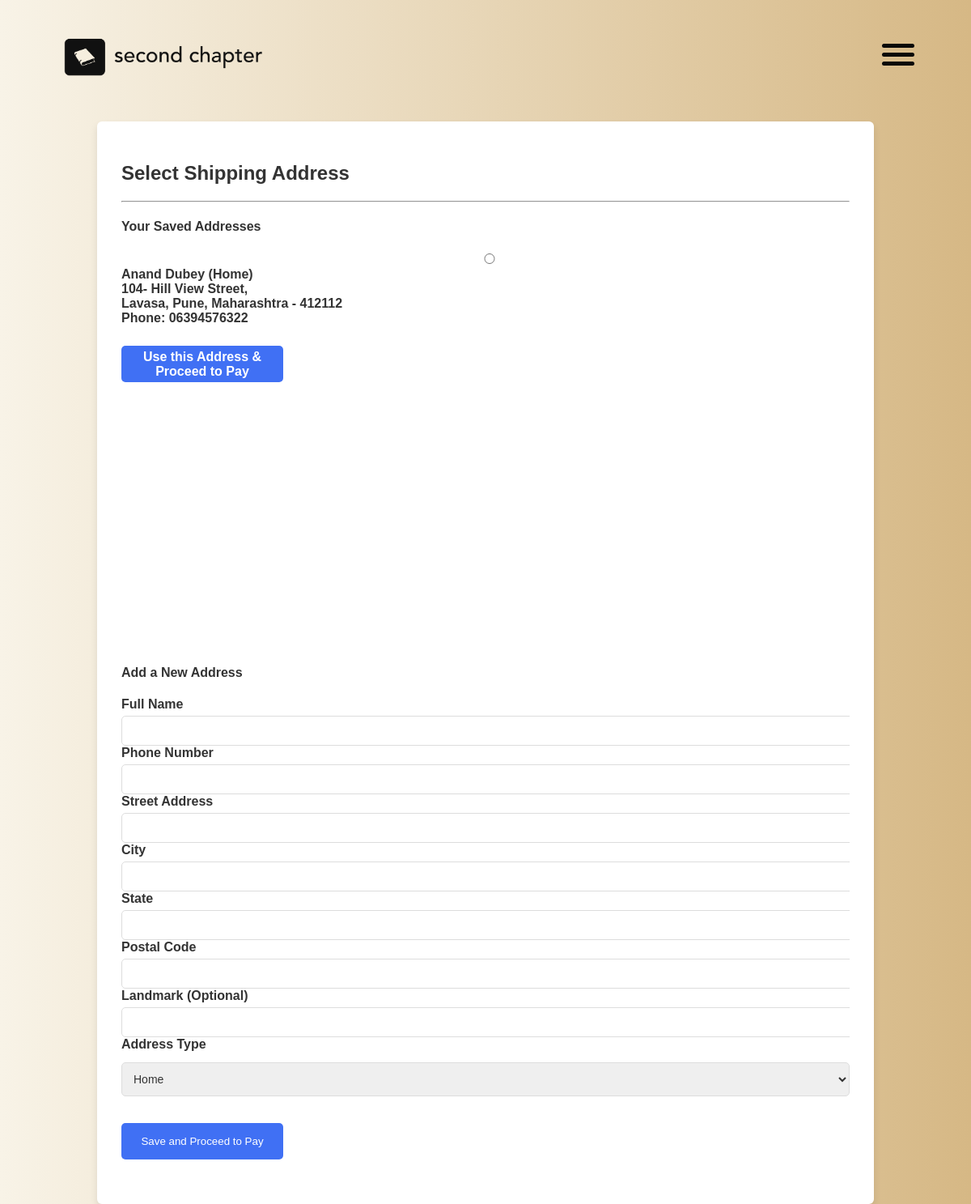
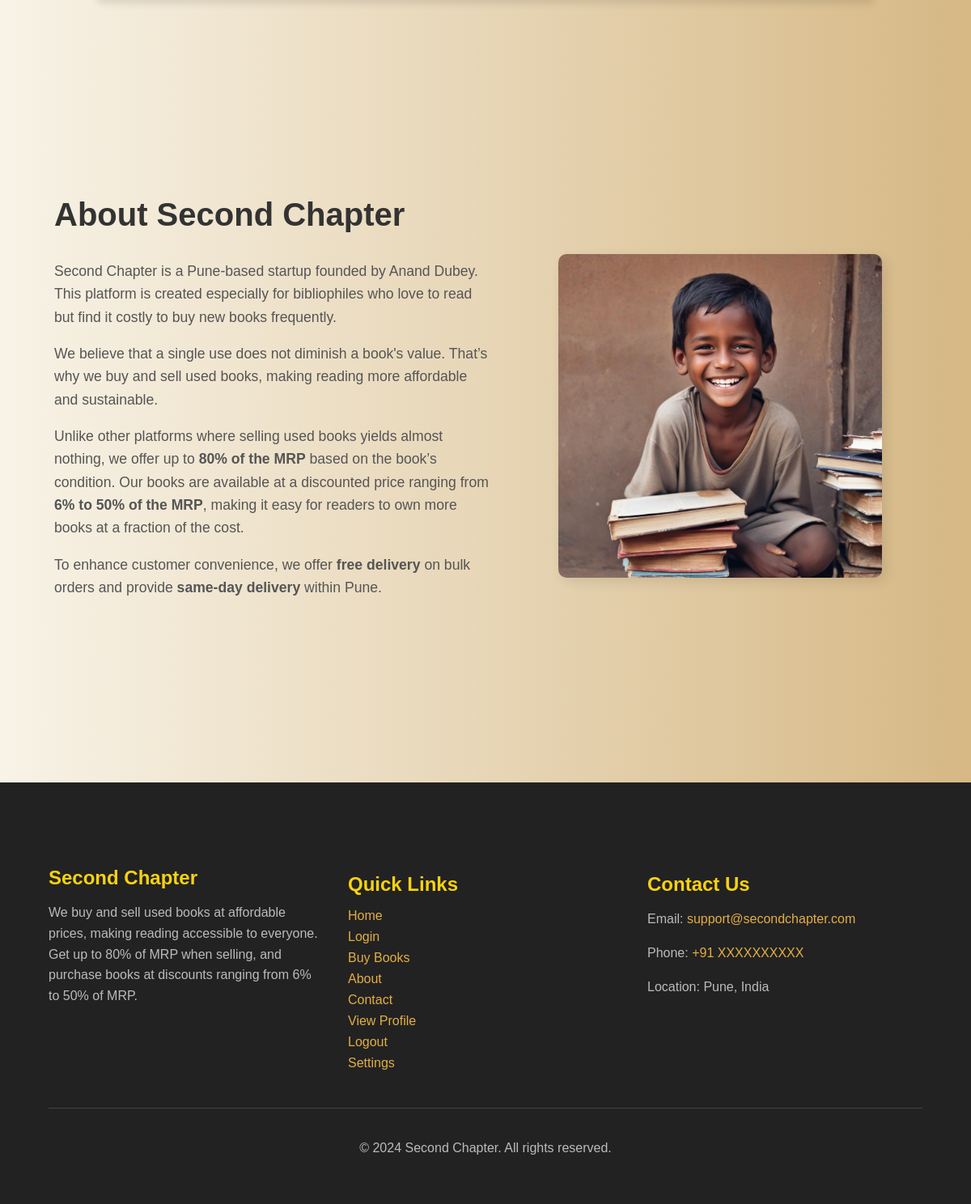
The page /buy (signed in) on the database its author committed (2 pictures, top to bottom).
### home/models.py (models this page shows, shortened)
class Address(models.Model):
    user = models.ForeignKey(User, on_delete=models.CASCADE)
    full_name = models.CharField(max_length=100)
    phone_number = models.CharField(max_length=15)
    street_address = models.CharField(max_length=255)
    city = models.CharField(max_length=100)
    state = models.CharField(max_length=100)
    postal_code = models.CharField(max_length=10)
    country = models.CharField(max_length=100, default="India")
    landmark = models.CharField(max_length=100, blank=True, null=True)
    address_type = models.CharField(
        max_length=10,
        choices=[('home', 'Home'), ('work', 'Work')],
        default='home'
    )
    created_at = models.DateTimeField(auto_now_add=True)

### home/views.py (the view, shortened to what this page needs)
# urls.py: path("buy",views.buy, name='buy'),
def buy(request):
    user = request.user
    addresses = Address.objects.filter(user=user)
    context = {
        'addresses': addresses,
    }
    return render(request, "home/main/buy.html", context)

### home/templates/home/main/buy.html (shortened to what this page needs)
{% load static %}
<!DOCTYPE html>
<html lang="en">
<head>
    <link rel="stylesheet" href="{% static 'assets/css/style.css' %}">
</head>
<body>
    <header>
        <div class="logo">
            <img src="{% static 'assets/img/logo.png' %}" alt="Second Chapter Logo">
        </div>
    </header>
<div class="container my-5">
    <h2>Select Shipping Address</h2>
    <hr>
    <div class="row">
        <div class="col-md-6">
            <h4>Your Saved Addresses</h4>
            {% if addresses %}
                <form method="POST" action="{% url 'buy' %}">
                    {% for address in addresses %}
                        <div class="card mb-3">
                            <div class="card-body">
                                <div class="form-check">
                                    <input class="form-check-input" type="radio" name="selected_address" id="address{{ address.id }}" value="{{ address.id }}" required>
                                    <label class="form-check-label" for="address{{ address.id }}">
                                        <strong>{{ address.full_name }}</strong> ({{ address.address_type|title }})<br>
                                        {{ address.street_address }}, {{ address.landmark }}<br>
                                        {{ address.city }}, {{ address.state }} - {{ address.postal_code }}<br>
                                        Phone: {{ address.phone_number }}
                                    </label>
                                </div>
                            </div>
                        </div>
                    {% endfor %}
                    <button type="submit" class="btn btn-primary">Use this Address & Proceed to Pay</button>
                </form>
            {% else %}
                <p>You have no saved addresses. Please add one to continue.</p>
            {% endif %}
        </div>
        <div class="col-md-6">
            <h4>Add a New Address</h4>
            <form method="POST" action="{% url 'buy' %}">
                <div class="mb-3">
                    <label for="full_name" class="form-label">Full Name</label>
                    <input type="text" class="form-control" id="full_name" name="full_name" required>
                </div>
                <div class="mb-3">
                    <label for="phone_number" class="form-label">Phone Number</label>
                    <input type="text" class="form-control" id="phone_number" name="phone_number" required>
                </div>
                <div class="mb-3">
                    <label for="street_address" class="form-label">Street Address</label>
                    <input type="text" class="form-control" id="street_address" name="street_address" required>
                </div>
                 <div class="mb-3">
                    <label for="city" class="form-label">City</label>
                    <input type="text" class="form-control" id="city" name="city" required>
                </div>
                 <div class="mb-3">
                    <label for="state" class="form-label">State</label>
                    <input type="text" class="form-control" id="state" name="state" required>
                </div>
                 <div class="mb-3">
                    <label for="postal_code" class="form-label">Postal Code</label>
                    <input type="text" class="form-control" id="postal_code" name="postal_code" required>
                </div>
                 <div class="mb-3">
                    <label for="landmark" class="form-label">Landmark (Optional)</label>
                    <input type="text" class="form-control" id="landmark" name="landmark">
                </div>
                 <div class="mb-3">
                    <label for="address_type" class="form-label">Address Type</label>
                    <select class="form-select" id="address_type" name="address_type">
                        <option value="home">Home</option>
                    </select>
                </div>
                <button type="submit" class="btn btn-success">Save and Proceed to Pay</button>
            </form>
        </div>
    </div>
</div>
    <section class="about-section" >
        <div class="about-container">
            <div class="about-text">
                <h2>About Second Chapter</h2>
                <p>Second Chapter is a Pune-based startup founded by Anand Dubey. This platform is created especially for bibliophiles who love to read but find it costly to buy new books frequently.</p>
                <p>We believe that a single use does not diminish a book's value. That’s why we buy and sell used books, making reading more affordable and sustainable.</p>
                <p>Unlike other platforms where selling used books yields almost nothing, we offer up to <strong>80% of the MRP</strong> based on the book’s condition. Our books are available at a discounted price ranging from <strong>6% to 50% of the MRP</strong>, making it easy for readers to own more books at a fraction of the cost.</p>
                <p>To enhance customer convenience, we offer <strong>free delivery</strong> on bulk orders and provide <strong>same-day delivery</strong> within Pune.</p>
            </div>
            <div class="about-image">
                <img src="{% static 'assets/img/freepik__a-happy-poor-kid-with-books__47838.jpeg' %}" alt="Second Chapter - Used Books">
            </div>
        </div>
    </section>
    <footer class="footer">
        <div class="footer-container">
            <div class="footer-about">
                <h3>Second Chapter</h3>
                <p>We buy and sell used books at affordable prices, making reading accessible to everyone. Get up to 80% of MRP when selling, and purchase books at discounts ranging from 6% to 50% of MRP.</p>
            </div>
            <div class="footer-links">
                <h4>Quick Links</h4>
                <ul>
                    <li><a href="{% url 'home' %}">Home</a></li>
                    <li><a href="{% url 'login' %}">Login</a></li>
                    <li><a href="{% url 'buybooks' %}">Buy Books</a></li>
                    <li><a href="#about">About</a></li>
                    <li><a href="{% url 'contact' %}">Contact</a></li>
                    <li><a href="{% url 'profile' %}">View Profile</a></li>
                    <li><a href="{% url 'logout' %}">Logout</a></li>
                    <li><a href="#">Settings</a></li>
                </ul>
            </div>
            <div class="footer-contact">
                <h4>Contact Us</h4>
                <p>Email: <a href="mailto:support@secondchapter.com">support@secondchapter.com</a></p>
                <p>Phone: <a href="tel:+91XXXXXXXXXX">+91 XXXXXXXXXX</a></p>
                <p>Location: Pune, India</p>
            </div>
        </div>
        <div class="footer-bottom">
            <p>&copy; 2024 Second Chapter. All rights reserved.</p>
        </div>
    </footer>
</body>
</html>

### static/assets/css/style.css (style rules this page uses)
body { margin: 0; font-family: Arial, sans-serif; background: linear-gradient(to right, #f8f3e7, #d6b885); color: #333; }
header { display: flex; justify-content: space-between; align-items: center; padding: 15px 5%; background: linear-gradient(to right, #f8f3e7, #d6b885); position: fixed; width: 90%; top: 0; z-index: 1000; }
.logo img { height: 100px; }
.btn-primary, .btn-secondary { padding: 12px 24px; border: none; font-size: 16px; border-radius: 30px; cursor: pointer; transition: all 0.3s ease-in-out; }
.btn-primary { background-color: white; color: black; font-weight: bold; }
.about-section { padding: 60px 5%; display: flex; justify-content: center; }
.about-container { display: flex; align-items: center; justify-content: center; gap: 40px; max-width: 1200px; width: 100%; }
.about-text { flex: 1; max-width: 50%; text-align: left; }
.about-text h2 { font-size: 2.5rem; color: #333; font-weight: bold; }
.about-text p { font-size: 1.1rem; color: #555; line-height: 1.6; margin-top: 10px; }
.about-image { flex: 1; margin-top: 60px; max-width: 45%; display: flex; justify-content: center; }
.about-image img { width: 100%; max-width: 400px; border-radius: 10px; box-shadow: 5px 5px 15px rgba(0, 0, 0, 0.1); }
.footer { margin-top: 150px; background: #222; color: #fff; padding: 40px 5%; }
.footer-container { margin-top: 40px; display: flex; justify-content: space-between; flex-wrap: wrap; gap: 30px; }
.footer-about, .footer-links, .footer-contact { flex: 1; min-width: 250px; }
.footer h3, .footer h4 { font-size: 1.5rem; margin-bottom: 15px; color: #f8d210; }
.footer p { font-size: 1rem; line-height: 1.6; color: #bbb; }
.footer-links ul { list-style: none; padding: 0; }
.footer-links ul li { margin-bottom: 8px; }
.footer-links ul li a { color: #e3ae44; text-decoration: none; transition: color 0.3s ease; }
.footer-contact a { color: #e3ae44; text-decoration: none; transition: color 0.3s ease; }
.footer-bottom { text-align: center; margin-top: 30px; font-size: 0.9rem; color: #bbb; border-top: 1px solid #444; padding-top: 20px; }
.container { position: relative; max-width: 900px; width: 100%; border-radius: 6px; padding: 30px; margin: 150px auto; background-color: #fff; box-shadow: 0 5px 10px rgba(0,0,0,0.1); }
.container form { position: relative; margin-top: 16px; min-height: 490px; background-color: #fff; overflow: hidden; }
.input-field input, select { outline: none; font-size: 14px; font-weight: 400; color: #333; border-radius: 5px; border: 1px solid #aaa; padding: 0 15px; height: 42px; margin: 8px 0; }
.container form button, .backBtn { display: flex; align-items: center; justify-content: center; height: 45px; max-width: 200px; width: 100%; border: none; outline: none; color: #fff; border-radius: 5px; margin: 25px 0; background-color: #4070f4; transition: all 0.3s linear; cursor: pointer; }

### home/templates/home/main/buy.html (style rules this page uses)
label { font-weight: bold; display: block; margin-bottom: 5px; }
input, select { width: 100%; padding: 10px; border: 1px solid #ddd; border-radius: 5px; }
.btn { background-color: #4A90E2; color: white; padding: 12px; width: 100%; border: none; border-radius: 5px; cursor: pointer; }

### rows shown on the page
Address: full_name "Anand Dubey", address_type "Home", street_address "104- Hill View Street", city "Lavasa, Pune", state "Maharashtra", postal_code "412112", phone_number "06394576322"
